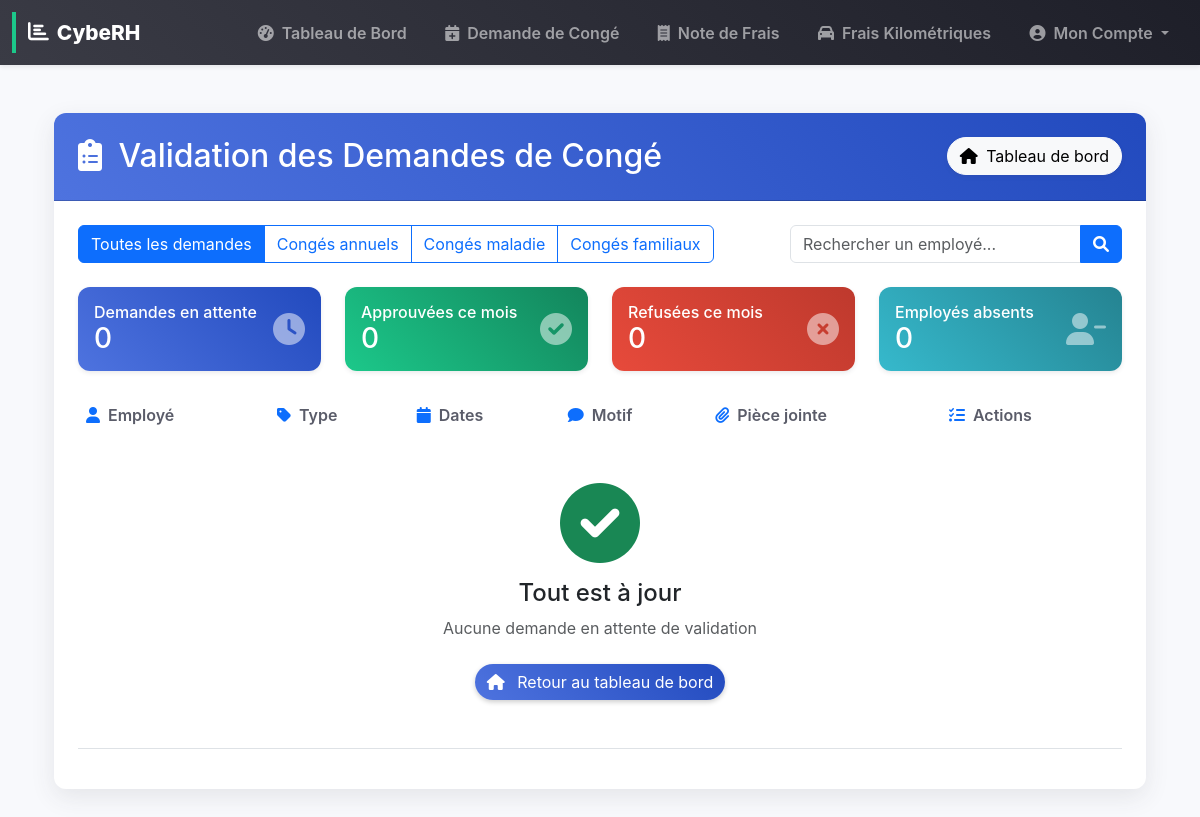
Page /manage-leaves/ (signed in) on the earlier database version.
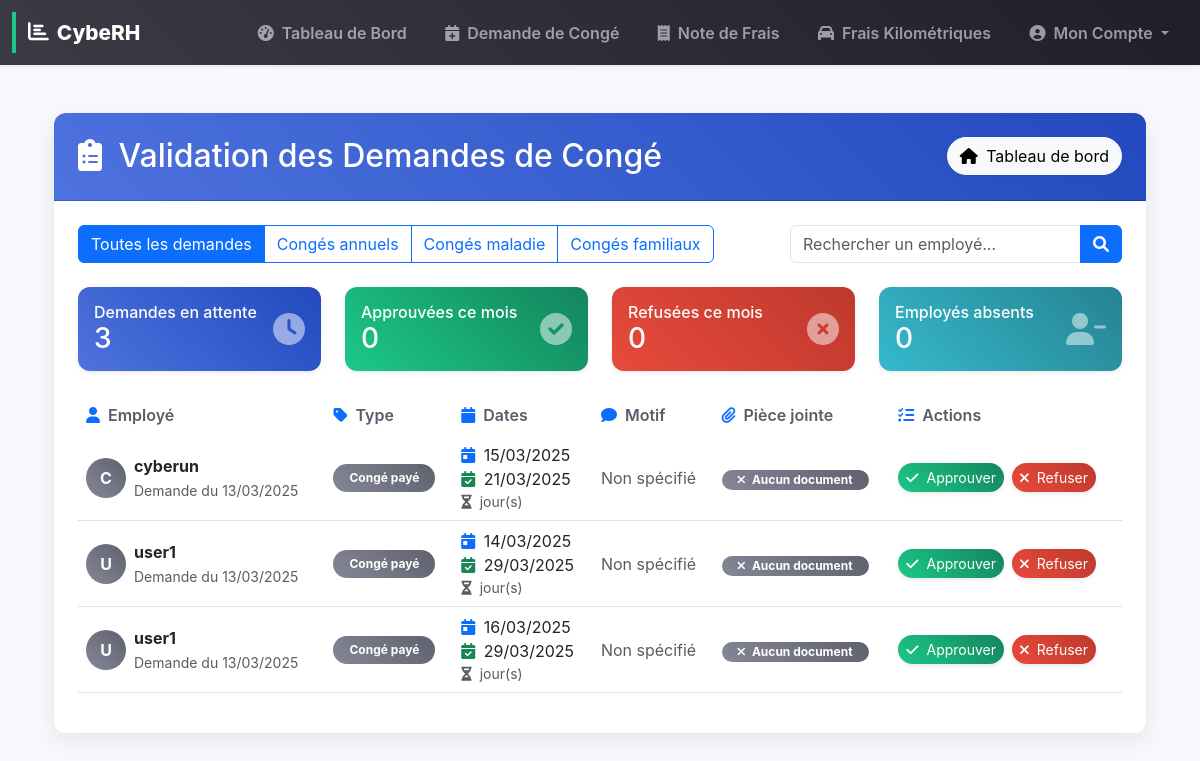
Same page on the later database version.
### rh_management/models.py (models this page shows, shortened)
class LeaveRequest(models.Model):
    user = models.ForeignKey(User, on_delete=models.CASCADE)
    leave_type = models.CharField(max_length=10, choices=LEAVE_TYPES, default='CP')
    start_date = models.DateField()
    end_date = models.DateField()
    reason = models.TextField(blank=True, null=True)
    status = models.CharField(max_length=10, choices=STATUS_CHOICES, default='pending')
    created_at = models.DateTimeField(auto_now_add=True)
    attachment = models.FileField(upload_to='receipts/', blank=True, null=True)
    notification_emails = models.TextField(blank=True, null=True)

### rh_management/views.py (the view)
# urls.py: path("manage-leaves/", manage_leaves_view, name="manage_leaves"),  # Manage leaves
@login_required
@user_passes_test(is_admin_hr_or_encadrant)  # Mise à jour pour inclure les encadrants
def manage_leaves_view(request):
    pending_leaves = LeaveRequest.objects.filter(status='pending')
    return render(request, 'rh_management/manage_leaves.html', {'pending_leaves': pending_leaves})

### templates/rh_management/manage_leaves.html (shortened to what this page needs)
{% extends "base.html" %}
{% block content %}
<div class="container mt-5">
    <div class="card border-0 shadow-lg rounded-4 overflow-hidden mb-5 animate-fade-in">
        <div class="card-header bg-gradient-primary text-white p-4">
            <div class="d-flex justify-content-between align-items-center">
                <h2 class="mb-0"><i class="fas fa-clipboard-list me-2"></i> Validation des Demandes de Congé</h2>
                <a href="{% url 'dashboard' %}" class="btn btn-light rounded-pill shadow-sm">
                    <i class="fas fa-home me-1"></i> Tableau de bord
                </a>
            </div>
        </div>
        <div class="card-body p-4">
            <div class="row mb-4">
                <div class="col-md-8">
                    <div class="btn-group" role="group">
                        <button type="button" class="btn btn-outline-primary active" id="filter-all">
                            Toutes les demandes
                        </button>
                        <button type="button" class="btn btn-outline-primary" id="filter-annual">
                            Congés annuels
                        </button>
                        <button type="button" class="btn btn-outline-primary" id="filter-sick">
                            Congés maladie
                        </button>
                        <button type="button" class="btn btn-outline-primary" id="filter-family">
                            Congés familiaux
                        </button>
                    </div>
                </div>
                <div class="col-md-4">
                    <div class="input-group">
                        <input type="text" class="form-control" id="search-input" placeholder="Rechercher un employé...">
                        <button class="btn btn-primary" type="button" id="search-button">
                            <i class="fas fa-search"></i>
                        </button>
                    </div>
                </div>
            </div>
            <div class="row mb-4">
                <div class="col-md-3">
                    <div class="card bg-gradient-primary text-white shadow-sm rounded-4">
                        <div class="card-body p-3">
                            <div class="d-flex justify-content-between align-items-center">
                                <div>
                                    <h6 class="mb-0">Demandes en attente</h6>
                                    <h3 class="mb-0">{{ pending_leaves|length }}</h3>
                                </div>
                                <i class="fas fa-clock fa-2x opacity-50"></i>
                            </div>
                        </div>
                    </div>
                </div>
                <div class="col-md-3">
                    <div class="card bg-gradient-success text-white shadow-sm rounded-4">
                        <div class="card-body p-3">
                            <div class="d-flex justify-content-between align-items-center">
                                <div>
                                    <h6 class="mb-0">Approuvées ce mois</h6>
                                    <h3 class="mb-0">{{ approved_this_month|default:0 }}</h3>
                                </div>
                                <i class="fas fa-check-circle fa-2x opacity-50"></i>
                            </div>
                        </div>
                    </div>
                </div>
                <div class="col-md-3">
                    <div class="card bg-gradient-danger text-white shadow-sm rounded-4">
                        <div class="card-body p-3">
                            <div class="d-flex justify-content-between align-items-center">
                                <div>
                                    <h6 class="mb-0">Refusées ce mois</h6>
                                    <h3 class="mb-0">{{ rejected_this_month|default:0 }}</h3>
                                </div>
                                <i class="fas fa-times-circle fa-2x opacity-50"></i>
                            </div>
                        </div>
                    </div>
                </div>
                <div class="col-md-3">
                    <div class="card bg-gradient-info text-white shadow-sm rounded-4">
                        <div class="card-body p-3">
                            <div class="d-flex justify-content-between align-items-center">
                                <div>
                                    <h6 class="mb-0">Employés absents</h6>
                                    <h3 class="mb-0">{{ currently_on_leave|default:0 }}</h3>
                                </div>
                                <i class="fas fa-user-minus fa-2x opacity-50"></i>
                            </div>
                        </div>
                    </div>
                </div>
            </div>
            <div class="table-responsive">
                <table class="table table-hover align-middle datatable">
                    <thead class="bg-light">
                        <tr>
                            <th class="border-0">
                                <div class="d-flex align-items-center">
                                    <i class="fas fa-user me-2 text-primary"></i>Employé
                                </div>
                            </th>
                            <th class="border-0">
                                <div class="d-flex align-items-center">
                                    <i class="fas fa-tag me-2 text-primary"></i>Type
                                </div>
                            </th>
                            <th class="border-0">
                                <div class="d-flex align-items-center">
                                    <i class="fas fa-calendar me-2 text-primary"></i>Dates
                                </div>
                            </th>
                            <th class="border-0">
                                <div class="d-flex align-items-center">
                                    <i class="fas fa-comment me-2 text-primary"></i>Motif
                                </div>
                            </th>
                            <th class="border-0">
                                <div class="d-flex align-items-center">
                                    <i class="fas fa-paperclip me-2 text-primary"></i>Pièce jointe
                                </div>
                            </th>
                            <th class="border-0">
                                <div class="d-flex align-items-center">
                                    <i class="fas fa-tasks me-2 text-primary"></i>Actions
                                </div>
                            </th>
                        </tr>
                    </thead>
                    <tbody>
                        {% for leave in pending_leaves %}
                        <tr class="leave-row" data-type="{{ leave.leave_type }}">
                            <td>
                                <div class="d-flex align-items-center">
                                    <div class="avatar-circle bg-gradient-secondary text-white me-2">
                                        {{ leave.user.username|first|upper }}
                                    </div>
                                    <div>
                                        <span class="fw-bold d-block">{{ leave.user.get_full_name|default:leave.user.username }}</span>
                                        <small class="text-muted">Demande du {{ leave.created_at|date:"d/m/Y" }}</small>
                                    </div>
                                </div>
                            </td>
                            <td>
                                {% if leave.leave_type == 'annual' %}
                                    <span class="badge bg-gradient-info rounded-pill px-3 py-2">
                                        <i class="fas fa-umbrella-beach me-1"></i> {{ leave.get_leave_type_display }}
                                    </span>
                                {% elif leave.leave_type == 'sick' %}
                                    <span class="badge bg-gradient-warning rounded-pill px-3 py-2">
                                        <i class="fas fa-procedures me-1"></i> {{ leave.get_leave_type_display }}
                                    </span>
                                {% elif leave.leave_type == 'family' %}
                                    <span class="badge bg-gradient-success rounded-pill px-3 py-2">
                                        <i class="fas fa-users me-1"></i> {{ leave.get_leave_type_display }}
                                    </span>
                                {% else %}
                                    <span class="badge bg-gradient-secondary rounded-pill px-3 py-2">
                                        {{ leave.get_leave_type_display }}
                                    </span>
                                {% endif %}
                            </td>
                            <td>
                                <div class="d-flex flex-column">
                                    <div><i class="fas fa-calendar-day me-1 text-primary"></i> {{ leave.start_date|date:"d/m/Y" }}</div>
                                    <div><i class="fas fa-calendar-check me-1 text-success"></i> {{ leave.end_date|date:"d/m/Y" }}</div>
                                    <small class="text-muted">
                                        <i class="fas fa-hourglass-half me-1"></i>
                                        {{ leave.duration }} jour(s)
                                    </small>
                                </div>
                            </td>
                            <td>
                                {% if leave.reason %}
                                    <button type="button" class="btn btn-sm btn-outline-secondary" data-bs-toggle="popover"
                                           data-bs-placement="top" title="Motif du congé"
                                           data-bs-content="{{ leave.reason }}">
                                        <span class="text-truncate d-inline-block" style="max-width: 120px;">
                                            {{ leave.reason }}
                                        </span>
                                        <i class="fas fa-info-circle ms-1"></i>
                                    </button>
                                {% else %}
                                    <span class="text-muted">Non spécifié</span>
                                {% endif %}
                            </td>
                            <td>
                                {% if leave.attachment %}
                                <a href="{{ leave.attachment.url }}" target="_blank" class="btn btn-gradient-info btn-sm rounded-pill shadow-sm">
                                    <i class="fas fa-file-download me-1"></i> Voir
                                </a>
                                {% else %}
                                <span class="badge bg-gradient-secondary rounded-pill px-3">
                                    <i class="fas fa-times me-1"></i> Aucun document
                                </span>
                                {% endif %}
                            </td>
                            <td>
                                <div class="d-flex gap-2">
                                    <button class="btn btn-gradient-success btn-sm rounded-pill shadow-sm approve-btn"
                                            data-leave-id="{{ leave.id }}" data-bs-toggle="modal" data-bs-target="#approveModal">
                                        <i class="fas fa-check me-1"></i> Approuver
                                    </button>
                                    <button class="btn btn-gradient-danger btn-sm rounded-pill shadow-sm reject-btn"
                                            data-leave-id="{{ leave.id }}" data-bs-toggle="modal" data-bs-target="#rejectModal">
                                        <i class="fas fa-times me-1"></i> Refuser
                                    </button>
                                </div>
                            </td>
                        </tr>
                        {% empty %}
                        <tr>
                            <td colspan="6" class="text-center py-5">
                                <div class="d-flex flex-column align-items-center">
                                    <div class="empty-state mb-3">
                                        <i class="fas fa-check-circle fa-5x text-success"></i>
                                    </div>
                                    <h4>Tout est à jour</h4>
                                    <p class="text-muted">Aucune demande en attente de validation</p>
                                    <a href="{% url 'dashboard' %}" class="btn btn-gradient-primary mt-2 rounded-pill">
                                        <i class="fas fa-home me-2"></i> Retour au tableau de bord
                                    </a>
                                </div>
                            </td>
                        </tr>
                        {% endfor %}
                    </tbody>
                </table>
            </div>
        </div>
    </div>
</div>
{% endblock %}

Differences in the rows shown:
added LeaveRequest: user.username|first "C", user.get_full_name "cyberun", created_at "13/03/2025", leave_type "Congé payé", start_date "15/03/2025", end_date "21/03/2025", reason "Non spécifié", attachment "Aucun document"
added LeaveRequest: user.username|first "U", user.get_full_name "user1", created_at "13/03/2025", leave_type "Congé payé", start_date "14/03/2025", end_date "29/03/2025", reason "Non spécifié", attachment "Aucun document"
added LeaveRequest: user.username|first "U", user.get_full_name "user1", created_at "13/03/2025", leave_type "Congé payé", start_date "16/03/2025", end_date "29/03/2025", reason "Non spécifié", attachment "Aucun document"
Other differences:
{{ pending_leaves|length }}: "0" → "3"
text no longer shown: "Tout est à jour Aucune demande en attente de validation Retour au tableau de bord"
